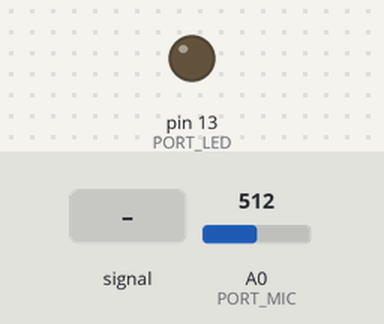
Bench run of a sketch on a simulated Arduino Uno, built with avr-gcc and run on an emulated ATmega328P. Shown: output pins drawn as LEDs (lit = HIGH). The test bench sets the inputs (shaded band); at power-on: A0 (PORT_MIC) = 512. What the sketch prints to the serial monitor is not drawn.

Above: at 1.2 s.
1.3 s: A0 (PORT_MIC) fed a 200 Hz sine of ±255 counts around its level
At 1.89 s:
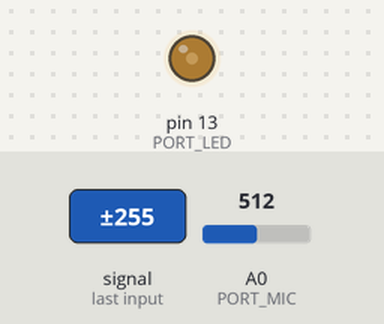
4.3 s: A0 (PORT_MIC) set to 660
At 4.9 s:
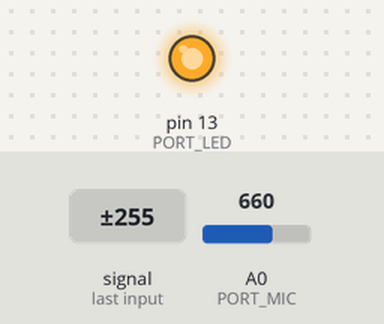
5.8 s: A0 (PORT_MIC) fed a 1000 Hz sine of ±255 counts around its level
At 6.4 s:
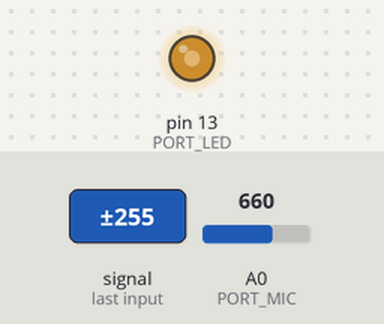
8.8 s: A0 (PORT_MIC) set to 1023
10.3 s: A0 (PORT_MIC) set to 665
11.8 s: A0 (PORT_MIC) set to 634
At 12.5 s:
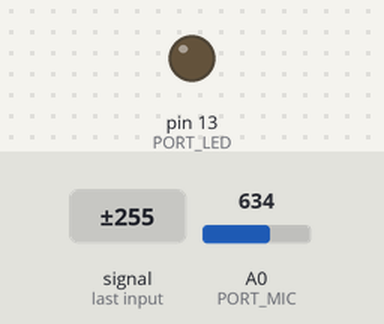
Timing chart, 0 to 14.3 s (numbered marks = the images above; inputs shaded):
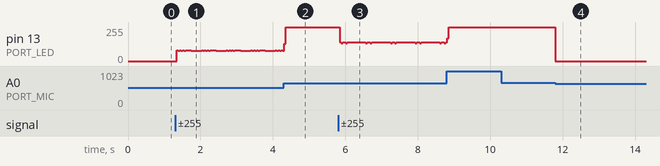

The sketch:

testMicSensor.ino
```cpp
#define PORT_MIC A0
#define PORT_LED 13

void setup() {
  // put your setup code here, to run once:
  Serial.begin(115200);
  pinMode(PORT_LED,OUTPUT);
  pinMode(PORT_MIC,INPUT);
}

void loop() {
  // put your main code here, to run repeatedly:
  int micInput = analogRead(PORT_MIC);
  if(micInput > 650)
  {
    digitalWrite(PORT_LED,HIGH);
  }
  else
  {
    digitalWrite(PORT_LED,LOW);
  }

  Serial.print(millis());
  Serial.print(" ");
  Serial.println(micInput);
}
```

Measured:
- the behaviour switches between 651 and 650 on A0 (PORT_MIC) (found by bisection; images 3 and 4)
- after the input at 1.3 s, pin 13 (PORT_LED): 0/255 → 82/255 after 0.05 s, then repeats every 0.68 s: 2 × (76/255 0.04 s, 82/255 0.04 s), 76/255 0.04 s, 82/255 0.16 s, 76/255 0.28 s, 82/255 0.04 s
- after the input at 5.8 s, pin 13 (PORT_LED): 255/255 → 141/255 after 0.05 s, then repeats every 0.68 s: 135/255 0.04 s, 141/255 0.08 s, 135/255 0.04 s, 141/255 0.52 s
- after the input at 11.8 s, pin 13 (PORT_LED): 255/255 → 0/255 at once
